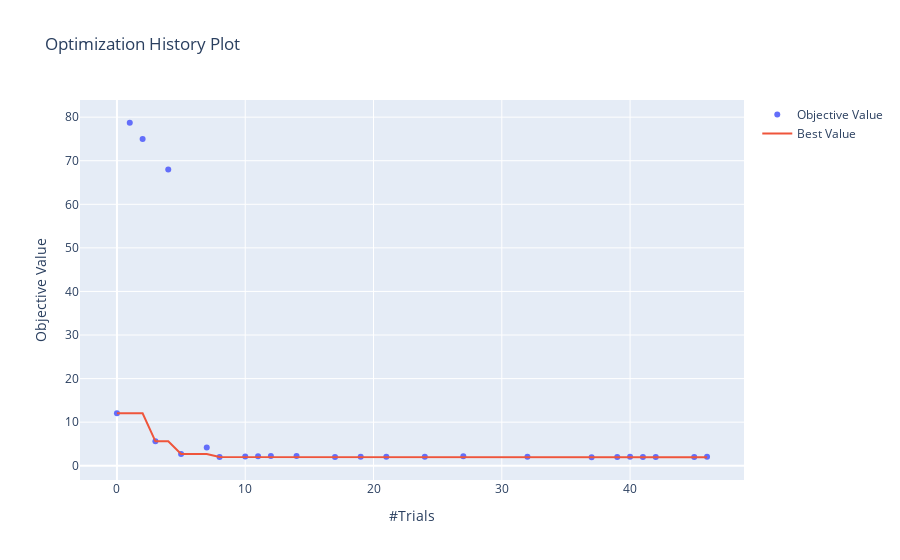

Notebook code cell kept with this figure:
### Code cell
# Viz of Hyperparameter Search
optuna.visualization.plot_optimization_history(study)

### Figure 1 — Plotly figure (JSON) as saved in the notebook; plotly's stock layout.template omitted (floating-point values rounded to 4 significant figures)
{"data": [{"mode": "markers", "name": "Objective Value", "type": "scatter", "x": [0, 1, 2, 3, 4, 5, 7, 8, 10, 11, 12, 14, 17, 19, 21, 24, 27, 32, 37, 39, 40, 41, 42, 45, 46], "y": [12.03, 78.71, 74.98, 5.6, 67.97, 2.715, 4.186, 2.003, 2.146, 2.208, 2.254, 2.26, 2.001, 2.064, 2.04, 2.043, 2.206, 2.069, 1.95, 2.027, 2.038, 1.989, 2.01, 1.988, 2.061]}, {"name": "Best Value", "type": "scatter", "x": [0, 1, 2, 3, 4, 5, 7, 8, 10, 11, 12, 14, 17, 19, 21, 24, 27, 32, 37, 39, 40, 41, 42, 45, 46], "y": [12.03, 12.03, 12.03, 5.6, 5.6, 2.715, 2.715, 2.003, 2.003, 2.003, 2.003, 2.003, 2.001, 2.001, 2.001, 2.001, 2.001, 2.001, 1.95, 1.95, 1.95, 1.95, 1.95, 1.95, 1.95]}], "layout": {"title": {"text": "Optimization History Plot"}, "xaxis": {"title": {"text": "#Trials"}}, "yaxis": {"title": {"text": "Objective Value"}}}}
